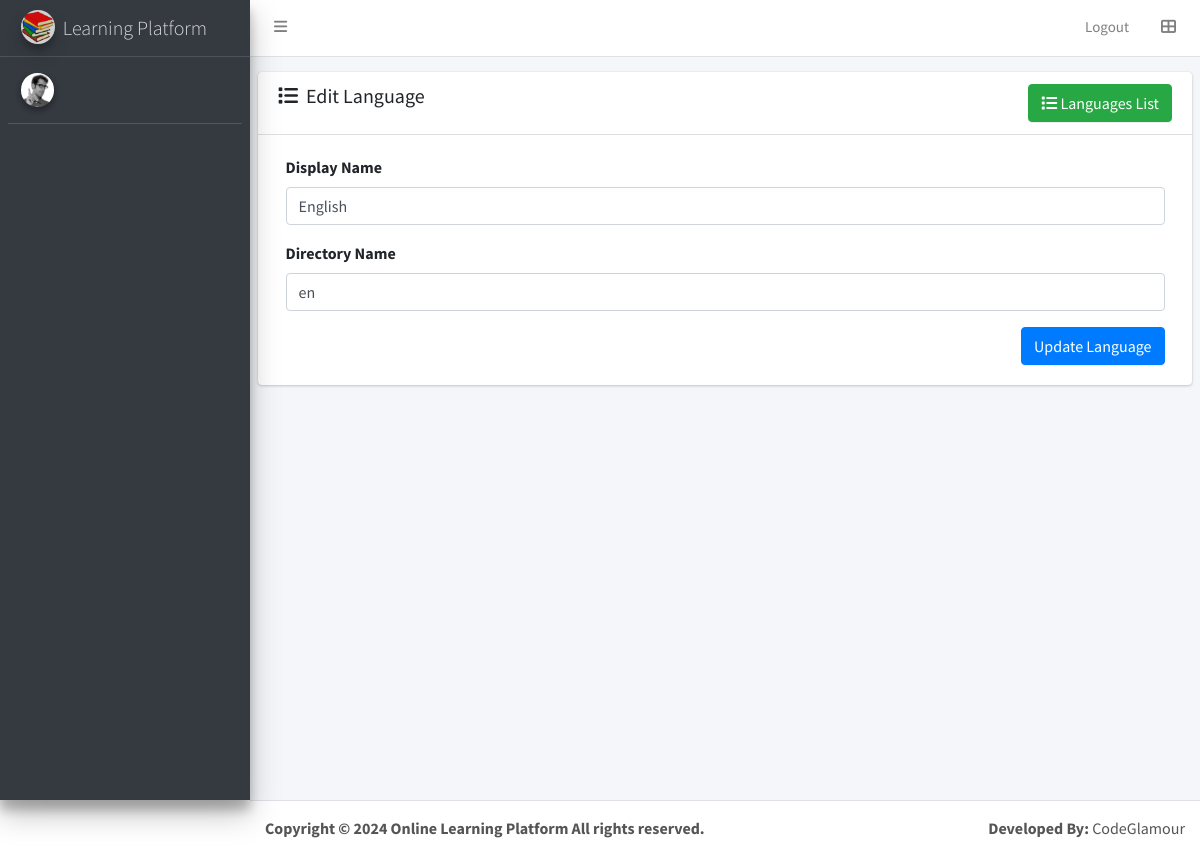
The page /admin/languages/edit/2 on the database its author committed.
### tables this page shows
CREATE TABLE `ci_general_settings` (
  `id` int(11) NOT NULL,
  `favicon` varchar(255) DEFAULT NULL,
  `logo` varchar(255) DEFAULT NULL,
  `application_name` varchar(255) DEFAULT NULL,
  `timezone` varchar(255) DEFAULT NULL,
  `currency` varchar(100) DEFAULT NULL,
  `default_language` int(11) NOT NULL,
  `copyright` tinytext DEFAULT NULL,
  `email_from` varchar(100) NOT NULL,
  `smtp_host` varchar(255) DEFAULT NULL,
  `smtp_port` int(11) DEFAULT NULL,
  `smtp_user` varchar(50) DEFAULT NULL,
  `smtp_pass` varchar(50) DEFAULT NULL,
  `facebook_link` varchar(255) DEFAULT NULL,
  `twitter_link` varchar(255) DEFAULT NULL,
  `google_link` varchar(255) DEFAULT NULL,
  `youtube_link` varchar(255) DEFAULT NULL,
  `linkedin_link` varchar(255) DEFAULT NULL,
  `instagram_link` varchar(255) DEFAULT NULL,
  `recaptcha_secret_key` varchar(255) DEFAULT NULL,
  `recaptcha_site_key` varchar(255) DEFAULT NULL,
  `recaptcha_lang` varchar(50) DEFAULT NULL,
  `created_date` datetime DEFAULT NULL,
  `updated_date` datetime DEFAULT NULL
);

CREATE TABLE `ci_language` (
  `id` int(11) NOT NULL,
  `name` varchar(225) NOT NULL,
  `short_name` varchar(15) NOT NULL,
  `status` int(11) NOT NULL DEFAULT 1,
  `created_at` datetime DEFAULT NULL
);

### application/controllers/admin/Languages.php (called while the page is built, shortened)
<?php defined('BASEPATH') OR exit('No direct script access allowed');
class Languages extends MY_Controller {
	public function __construct()
	{
		parent::__construct();
		$this->load->model('admin/languages_model', 'languages_model');
	}
	public function edit($id=0)
	{
		if($this->input->post('submit')){
			$data = array(
				'name' => $this->input->post('name'),
				'short_name' => $this->input->post('short_name'),
			);
			$data = $this->security->xss_clean($data);
			$result = $this->languages_model->edit_language($data, $id);
			if($result){
				$this->session->set_flashdata('msg', 'language has been updated successfully!');
				redirect(base_url('admin/languages'));
			}
		}
		else{
			$data['language'] = $this->languages_model->get_language_by_id($id);
			$this->load->view('admin/includes/_header', $data);
			$this->load->view('admin/language/language_edit', $data);
			$this->load->view('admin/includes/_footer', $data);
		}
	}
}
?>

### index.php (called while the page is built, shortened)
<?php
require_once BASEPATH.'core/CodeIgniter.php';

### application/models/admin/Setting_model.php (called while the page is built, shortened)
<?php
class Setting_model extends CI_Model
{
	public function get_general_settings(){
		$this->db->where('id', 1);
        $query = $this->db->get('ci_general_settings');
        return $query->row_array();
	}
}
?>

### application/core/MY_Controller.php (called while the page is built, shortened)
<?php
	class MY_Controller extends CI_Controller
	{
		function __construct()
		{
	        $global_data['general_settings'] = $this->setting_model->get_general_settings();
	        $this->general_settings = $global_data['general_settings'];
	        $site_language = ($this->general_settings['default_language'] != "")?$this->general_settings['default_language'] : "english";
			$language = ($this->session->userdata('site_lang') != "") ? $this->session->userdata('site_lang') : $site_language;
			$language = strtolower(get_lang_name_by_id($language));
		}
	}
?>

### application/helpers/common_helper.php (called while the page is built, shortened)
<?php if ( ! defined('BASEPATH')) exit('No direct script access allowed');
function get_lang_name_by_id($id)
{
    $ci = & get_instance();
    $ci->db->where('id',$id);
    return $ci->db->get('ci_language')->row_array()['name'];
}

### application/models/admin/Languages_model.php (called while the page is built, shortened)
<?php
	class Languages_model extends CI_Model{
		public function get_language_by_id($id){
			$query = $this->db->get_where('ci_language', array('id' => $id));
			return $result = $query->row_array();
		}
	}
?>

### application/views/admin/language/language_edit.php (the view, shortened to what this page needs)
<div class="content-wrapper">
  <section class="content">
    <div class="card">
      <div class="card-header">
        <div class="d-inline-block">
          <h3 class="card-title"><i class="fa fa-list"></i>&nbsp; Edit Language</h3>
        </div>
        <div class="d-inline-block float-right">
          <a href="<?= base_url('admin/languages'); ?>" class="btn btn-success"><i class="fa fa-list"></i> Languages List</a>
        </div>
      </div>
      <div class="card-body">
        <?php echo form_open(base_url('admin/languages/edit/'.$language['id']), 'class="form-horizontal"' )?>
          <div class="form-group">
            <label for="group_name" class="col-sm-3 control-label">Display Name</label>
            <div class="col-sm-12">
              <input type="text" name="name" value="<?=$language['name']?>" class="form-control" id="group_name" placeholder="e.g., English">
            </div>
          </div>
          <div class="form-group">
            <label for="group_name" class="col-sm-3 control-label">Directory Name</label>
            <div class="col-sm-12">
              <input type="text" name="short_name" value="<?=$language['short_name']?>" class="form-control" id="group_name" placeholder="e.g., EN">
            </div>
          </div>
          <div class="form-group">
            <div class="col-md-12">
              <input type="submit" name="submit" value="Update Language" class="btn btn-primary pull-right">
            </div>
          </div>
        <?php echo form_close(); ?>
      </div>
    </div>
  </section>
</div>

### application/views/admin/includes/_sidebar.php (shortened to what this page needs)
<aside class="main-sidebar sidebar-dark-primary elevation-4">
  <a href="<?= base_url('admin'); ?>" class="brand-link">
    <img src="<?= base_url($this->general_settings['favicon']); ?>" alt="Logo" class="brand-image img-circle elevation-3"
         style="opacity: .8">
    <span class="brand-text font-weight-light"><?= $this->general_settings['application_name']; ?></span>
  </a>
  <div class="sidebar">
    <div class="user-panel mt-3 pb-3 mb-3 d-flex">
      <div class="image">
        <img src="<?= base_url()?>assets/dist/img/user2-160x160.jpg" class="img-circle elevation-2" alt="User Image">
      </div>
      <div class="info">
      </div>
    </div>
  </div>
</aside>

### application/views/admin/includes/_footer.php (shortened to what this page needs)
<?php if(!isset($footer)): ?>
  <footer class="main-footer">
    <strong><?= $this->general_settings['copyright']; ?></strong>
    <div class="float-right d-none d-sm-inline-block">
      <b>Developed By:</b> CodeGlamour
    </div>
  </footer>
  <?php endif; ?>
</div>
</body>
</html>

### rows shown on the page
ci_general_settings: favicon (picture), application_name "Learning Platform", copyright "Copyright © 2024 Online Learning Platform All rights reserved."
ci_language: name "English", short_name "en"

### other values the page prints
trans('logout') "Logout"
